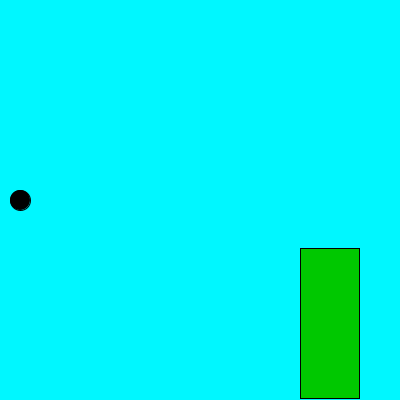
Frame 1 (no input)
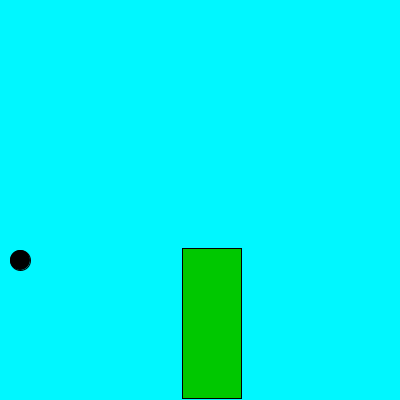
Frame 60 (the mouse pressed at the canvas centre just before this capture)
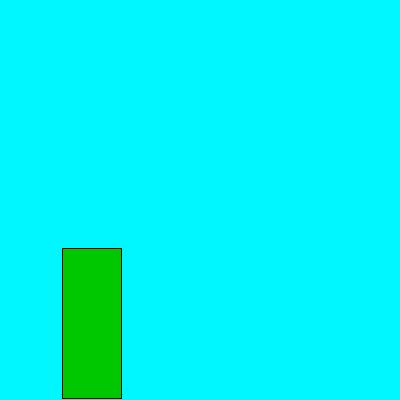
Frame 120 (the mouse held since frame 60 and released just before this capture)

The Processing sketch that drew these frames (run headless with seeded random() and noise(); from frame 60 on, the mouse is pressed at the canvas centre):

// Processing sketch: Flappy_Bird
// ── Flappy_Bird.pde
int birdX = 20;
int birdY = 200;
int pipeX = 300;
int pipeWidth = (int) random(30, 75);
  double birdYVelocity = 0;
  double gravity = 0.05;
void setup(){
 size (400,400);
}

void draw(){
 background (0, 247, 255);
  fill(0,0,0);
ellipse(birdX, birdY, 20, 20);
fill(0, 200, 0);   
rect(pipeX, 248, pipeWidth, 150);    
birdYVelocity += gravity;
birdY += birdYVelocity;
pipeX -= 2;
teleport();
}

void mouseClicked() {
  birdYVelocity= -2;
}
void teleport(){
if(pipeX <= 0-pipeWidth){
pipeX = 400;
  }
}
